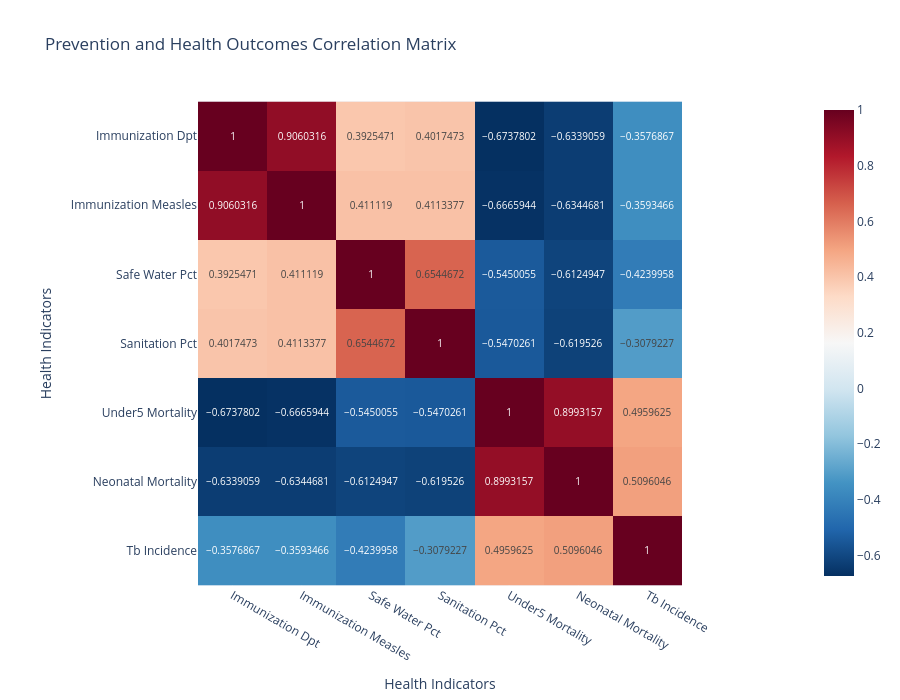

Notebook source saved alongside this figure:
### Markdown cell above
DO IMUNIZATION RATES CORRELATE WITH SURVIVAL?

Mortality rate negatively correlates with immunization inndicating that immunisation postitively correlates survival

### Code cell
cols = [
    "Immunization Dpt",
    "Immunization Measles",
    "Safe Water Pct",
    "Sanitation Pct",
    "Under5 Mortality",
    "Neonatal Mortality",
    "Tb Incidence"
]

corr = merged_df[cols].corr()

fig = px.imshow(
    corr,
    text_auto=True,
    color_continuous_scale="RdBu_r",
    title="Prevention and Health Outcomes Correlation Matrix"
)

fig.update_layout(
    xaxis_title="Health Indicators",
    yaxis_title="Health Indicators",
    height=700
)

fig.show()

### Figure 1 — Plotly figure (JSON) as saved in the notebook; plotly's stock layout.template omitted (floating-point values rounded to 4 significant figures)
{"data": [{"coloraxis": "coloraxis", "hovertemplate": "x: %{x}<br>y: %{y}<br>color: %{z}<extra></extra>", "name": "0", "texttemplate": "%{z}", "type": "heatmap", "x": ["Immunization Dpt", "Immunization Measles", "Safe Water Pct", "Sanitation Pct", "Under5 Mortality", "Neonatal Mortality", "Tb Incidence"], "xaxis": "x", "y": ["Immunization Dpt", "Immunization Measles", "Safe Water Pct", "Sanitation Pct", "Under5 Mortality", "Neonatal Mortality", "Tb Incidence"], "yaxis": "y", "z": [[1.0, 0.906, 0.3925, 0.4017, -0.6738, -0.6339, -0.3577], [0.906, 1.0, 0.4111, 0.4113, -0.6666, -0.6345, -0.3593], [0.3925, 0.4111, 1.0, 0.6545, -0.545, -0.6125, -0.424], [0.4017, 0.4113, 0.6545, 1.0, -0.547, -0.6195, -0.3079], [-0.6738, -0.6666, -0.545, -0.547, 1.0, 0.8993, 0.496], [-0.6339, -0.6345, -0.6125, -0.6195, 0.8993, 1.0, 0.5096], [-0.3577, -0.3593, -0.424, -0.3079, 0.496, 0.5096, 1.0]]}], "layout": {"coloraxis": {"autocolorscale": false, "colorscale": [[0, "rgb(5,48,97)"], [0.1, "rgb(33,102,172)"], [0.2, "rgb(67,147,195)"], [0.3, "rgb(146,197,222)"], [0.4, "rgb(209,229,240)"], [0.5, "rgb(247,247,247)"], [0.6, "rgb(253,219,199)"], [0.7, "rgb(244,165,130)"], [0.8, "rgb(214,96,77)"], [0.9, "rgb(178,24,43)"], [1, "rgb(103,0,31)"]]}, "height": 700, "title": {"text": "Prevention and Health Outcomes Correlation Matrix"}, "xaxis": {"anchor": "y", "constrain": "domain", "domain": [0, 1], "scaleanchor": "y", "title": {"text": "Health Indicators"}}, "yaxis": {"anchor": "x", "autorange": "reversed", "constrain": "domain", "domain": [0, 1], "title": {"text": "Health Indicators"}}}}
